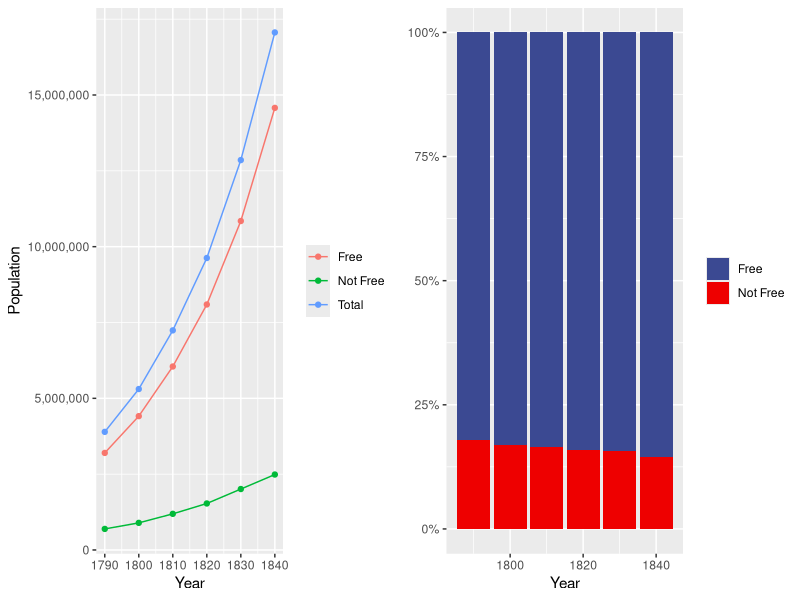

Recreate this plot in R. (Note: this script raises an error after producing the figure.)
## ---- chunk 1
knitr::opts_chunk$set(echo = TRUE, message = FALSE, warning = FALSE,
                      fig.width = 10, fig.height = 10)
library(tidyverse)
library(stringr)
#
options(scipen = 999)
#
census_1790_1840 <- read_csv("Input/C_1790_1840.csv")
#changes changes changes
state_fips_to_name <- readxl::read_xlsx("Input/state_fips_to_name.xlsx")
#--------
tot_pop <- census_1790_1840 %>%
  group_by(year) %>%
  summarise("Free" = sum(cntypopf, na.rm = T),
            "Not Free" = sum(cntypops, na.rm = T),
            "Total" = `Free` + `Not Free`)
#
region_label <- census_1790_1840 %>%
  select(region, statefip) %>%
  distinct() %>%
  arrange(region) %>%
  left_join(., state_fips_to_name, by = c("statefip" = "st")) %>%
  group_by(region) %>%
  summarise(label = paste0(stusps, collapse = ", "))
## ---- chunk 2
tot_p1 <- tot_pop %>%
  pivot_longer(-year) %>%
  ggplot(data = .,
       aes(x = year, y = value, group = name, color = name)) +
  geom_line() + geom_point() +
  scale_y_continuous(labels = scales::comma_format()) +
  labs(x = "Year", y = "Population") +
  theme(legend.title = element_blank())
#
tot_p2 <- tot_pop %>%
  mutate("Free" = `Free` / `Total`,
         "Not Free" = `Not Free` / `Total`) %>%
  select(year, `Free`, `Not Free`) %>%
  pivot_longer(-year) %>%
  ggplot(data = .,
         aes(x = year, y = value, fill = name)) +
  geom_col() +
  ggsci::scale_fill_aaas() +
  labs(y = "Proportion", x = "Year") +
  scale_y_continuous(labels = scales::percent_format()) +
  theme(legend.title = element_blank(),
        axis.title.y = element_blank())
#
gridExtra::grid.arrange(tot_p1, tot_p2, nrow = 1)
## ---- chunk 3
region <- census_1790_1840 %>%
  group_by(year, region) %>%
  summarise("Free" = sum(cntypopf, na.rm = T),
            "Not Free" = sum(cntypops, na.rm = T),
            "Total" = `Free` + `Not Free`) %>%
  left_join(., region_label) %>%
  select(-region) %>%
  pivot_longer(-c(year, label)) %>%
  na_if(., 0)

region_p1 <- ggplot(data = region,
         aes(x = year, y = value, group = name, color = name)) +
  geom_line() + geom_point() +
  scale_y_continuous(labels = scales::comma_format()) +
  facet_wrap(~label) +
  theme(axis.text.x = element_text(angle = 270, vjust = 0.5, hjust = 0)) +
  labs(x = "Year",
       y = "Population") +
  theme(legend.title = element_blank())
#
region_p2 <- census_1790_1840 %>%
  group_by(year, region) %>%
  summarise("Free" = sum(cntypopf, na.rm = T),
            "Not Free" = sum(cntypops, na.rm = T),
            total = `Free` + `Not Free`) %>%
  left_join(., region_label) %>%
  select(-region) %>%
  mutate("Free" = `Free` / total,
         "Not Free" = `Not Free` / total) %>%
  select(-total) %>%
  pivot_longer(-c(year, label)) %>%
  ggplot(data = .,
         aes(x = year, y = value, fill = name)) +
  geom_col() +
  ggsci::scale_fill_aaas() +
  labs(y = "Proportion", x = "Year") +
  scale_y_continuous(labels = scales::percent_format()) +
  theme(legend.title = element_blank(),
        axis.title.y = element_blank(),
        axis.text.x = element_text(angle = 270, vjust = 0.5, hjust = 0)) +
  facet_wrap(~label)
#
gridExtra::grid.arrange(region_p1, region_p2, nrow = 1)
## ---- chunk 4
state_p1 <- census_1790_1840 %>%
  group_by(year, statefip) %>%
  summarise(`Free` = sum(cntypopf, na.rm = T),
            `Not Free` = sum(cntypops, na.rm = T),
            `Total` = `Free` + `Not Free`) %>%
  left_join(state_fips_to_name, by = c("statefip" = "st")) %>%
  select(-c(statefip, stusps)) %>%
  pivot_longer(-c(year, stname)) %>%
  na_if(., 0) %>%
  ggplot(data = .,
         aes(x = year, y = value, color = name, group = name)) +
  geom_line() + geom_point(size = 0.5) +
  facet_wrap(~stname) +
  scale_y_continuous(labels = scales::comma_format()) +
  theme(axis.text.x = element_text(angle = 270, vjust = 0.5, hjust = 0)) +
  labs(x = "Year",
       y = "Population") +
  theme(legend.title = element_blank())
#
state_p2 <- census_1790_1840 %>%
  group_by(year, statefip) %>%
  summarise(free_pop = sum(cntypopf, na.rm = T),
            notFree_pop = sum(cntypops, na.rm = T),
            `Free` = free_pop / (free_pop + notFree_pop),
            `Not Free` = notFree_pop / (free_pop + notFree_pop)) %>%
  left_join(state_fips_to_name, by = c("statefip" = "st")) %>%
  select(year, stname, `Free`, `Not Free`) %>%
  pivot_longer(-c(year, stname)) %>%
  ggplot(data = .,
         aes(x = year, y = value, fill = name)) +
  geom_col() +
  ggsci::scale_fill_aaas() +
  labs(y = "Proportion", x = "Year") +
  scale_y_continuous(labels = scales::percent_format()) +
  theme(legend.title = element_blank(),
        axis.title.y = element_blank(),
        axis.text.x = element_text(angle = 270, vjust = 0.5, hjust = 0)) +
  facet_wrap(~stname)
#==
gridExtra::grid.arrange(state_p1, state_p2, nrow = 1)
